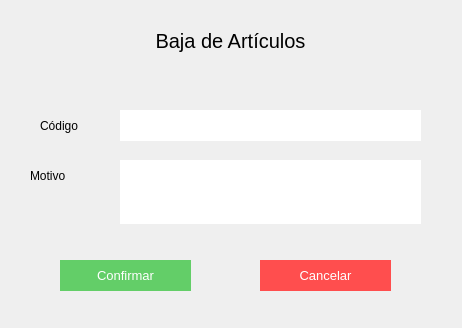
<?xml version="1.0" encoding="UTF-8"?>
<ui version="4.0">
 <class>Form</class>
 <widget class="QWidget" name="Form">
  <property name="geometry">
   <rect>
    <x>0</x>
    <y>0</y>
    <width>462</width>
    <height>328</height>
   </rect>
  </property>
  <property name="windowTitle">
   <string>Form</string>
  </property>
  <widget class="QPushButton" name="he_btn_cancelar">
   <property name="geometry">
    <rect>
     <x>260</x>
     <y>260</y>
     <width>131</width>
     <height>31</height>
    </rect>
   </property>
   <property name="styleSheet">
    <string notr="true">color:white;
font-size:10pt;
border:none;
background-color:#ff4e4e;</string>
   </property>
   <property name="text">
    <string>Cancelar</string>
   </property>
  </widget>
  <widget class="QLabel" name="label">
   <property name="geometry">
    <rect>
     <x>40</x>
     <y>110</y>
     <width>71</width>
     <height>31</height>
    </rect>
   </property>
   <property name="styleSheet">
    <string notr="true">font: 11pt &quot;MS Shell Dlg 2&quot;;
text-align:center;</string>
   </property>
   <property name="text">
    <string>Código</string>
   </property>
  </widget>
  <widget class="QLabel" name="label_2">
   <property name="geometry">
    <rect>
     <x>60</x>
     <y>20</y>
     <width>341</width>
     <height>41</height>
    </rect>
   </property>
   <property name="styleSheet">
    <string notr="true">font-size:20px;
</string>
   </property>
   <property name="text">
    <string>Baja de Artículos</string>
   </property>
   <property name="alignment">
    <set>Qt::AlignCenter</set>
   </property>
  </widget>
  <widget class="QLineEdit" name="he_input_1">
   <property name="geometry">
    <rect>
     <x>120</x>
     <y>110</y>
     <width>301</width>
     <height>31</height>
    </rect>
   </property>
   <property name="styleSheet">
    <string notr="true">border:none;
background-color: rgb(255, 255, 255);
font: 11pt &quot;MS Shell Dlg 2&quot;;</string>
   </property>
   <property name="text">
    <string/>
   </property>
  </widget>
  <widget class="QPushButton" name="he_btn_confirmar">
   <property name="geometry">
    <rect>
     <x>60</x>
     <y>260</y>
     <width>131</width>
     <height>31</height>
    </rect>
   </property>
   <property name="styleSheet">
    <string notr="true">background-color: rgb(99, 206, 104);
color:white;
font-size:10pt;
border:none;</string>
   </property>
   <property name="text">
    <string>Confirmar</string>
   </property>
  </widget>
  <widget class="QPlainTextEdit" name="he_input_2">
   <property name="geometry">
    <rect>
     <x>120</x>
     <y>160</y>
     <width>301</width>
     <height>64</height>
    </rect>
   </property>
   <property name="styleSheet">
    <string notr="true">border:none;
background-color: rgb(255, 255, 255);
font: 11pt &quot;MS Shell Dlg 2&quot;;</string>
   </property>
  </widget>
  <widget class="QLabel" name="label_10">
   <property name="geometry">
    <rect>
     <x>30</x>
     <y>160</y>
     <width>81</width>
     <height>31</height>
    </rect>
   </property>
   <property name="styleSheet">
    <string notr="true">font: 11pt &quot;MS Shell Dlg 2&quot;;
text-align:center;</string>
   </property>
   <property name="text">
    <string>Motivo</string>
   </property>
  </widget>
 </widget>
 <resources/>
 <connections/>
</ui>
